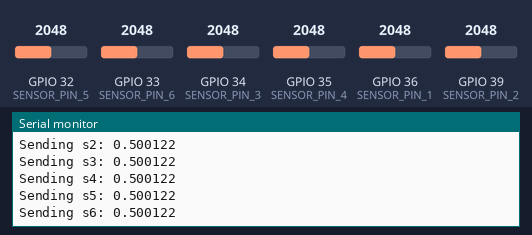
Bench run of a sketch on a simulated ESP32. On the bench: the last lines printed to the serial monitor. The inputs (shaded band) are chosen by the test bench; at power-on: GPIO 32 (SENSOR_PIN_5) = 2048, GPIO 33 (SENSOR_PIN_6) = 2048, GPIO 34 (SENSOR_PIN_3) = 2048, GPIO 35 (SENSOR_PIN_4) = 2048, GPIO 36 (SENSOR_PIN_1) = 2048, GPIO 39 (SENSOR_PIN_2) = 2048. WiFi joins after 1.5 s; servers stay silent unless stated.

Above: at 2.7 s.
2.8 s: GPIO 32 (SENSOR_PIN_5) set to 2866
At 3.9 s:
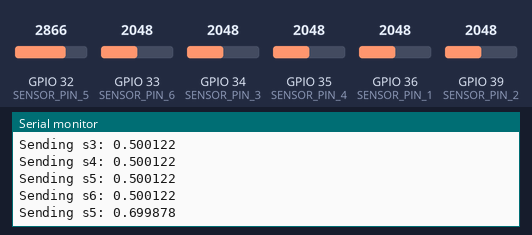
4.3 s: GPIO 33 (SENSOR_PIN_6) set to 2866
At 4.9 s:
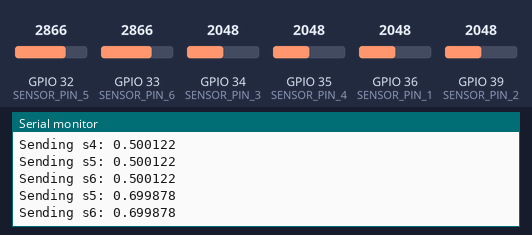
5.8 s: GPIO 34 (SENSOR_PIN_3) set to 2866
At 7.0 s:
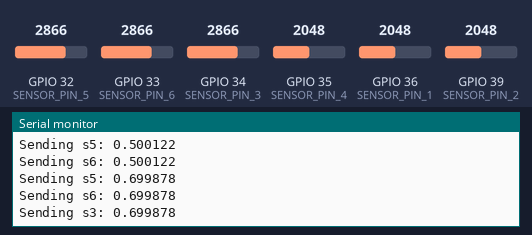
7.3 s: GPIO 35 (SENSOR_PIN_4) set to 2866
At 8.0 s:
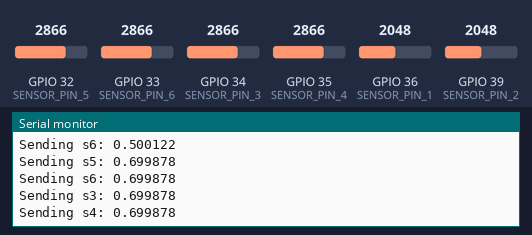
8.8 s: GPIO 36 (SENSOR_PIN_1) set to 2866
At 9.3 s:
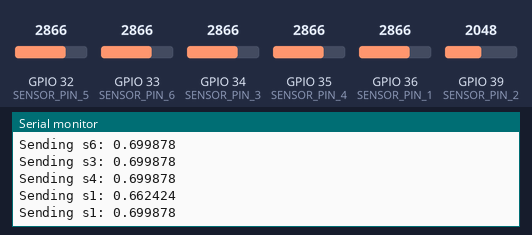
10.3 s: GPIO 39 (SENSOR_PIN_2) set to 2866
At 11.4 s:
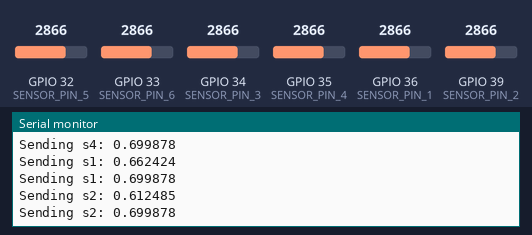
Timing chart, 0 to 12.8 s (numbered marks = the images above; inputs shaded):
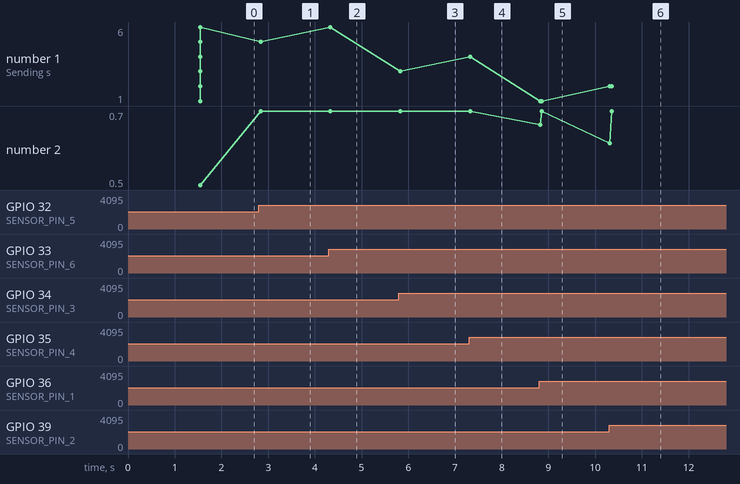

Measured:
- after the input at 2.8 s, the serial monitor: prints a new line at once (image 1)
- after the input at 4.3 s, the serial monitor: prints a new line at once (image 2)
- after the input at 5.8 s, the serial monitor: prints a new line at once (image 3)
- after the input at 7.3 s, the serial monitor: prints a new line at once (image 4)
- after the input at 8.8 s, the serial monitor: prints a new line at once (image 5)
- after the input at 10.3 s, the serial monitor: prints a new line at once (image 6)
- plotted number 1: 6 → 3 after the input at 5.8 s, 3 → 4 after the input at 7.3 s, 4 → 1 after the input at 8.8 s, 1 → 2 after the input at 10.3 s
- plotted number 2: 0.5 → 0.7 after the input at 2.8 s

The sketch:

Spaghettimonster_OSC_multichannel.ino
```cpp
#include <WiFi.h>
#include <WiFiUdp.h>
#include <OSCBundle.h>

#include "averageFilter.h"

#define SENSOR_PIN_1 36
#define SENSOR_PIN_2 39
#define SENSOR_PIN_3 34
#define SENSOR_PIN_4 35
#define SENSOR_PIN_5 32
#define SENSOR_PIN_6 33

// OSC-Stuff ----------------------------------------------------------
IPAddress outIp = { 192, 168, 8, 53 };  // IP Adress of Receiver PC
WiFiUDP Udp;
const unsigned int localPort = 9000;  // not needed
const unsigned int destPort = 6448;   // Wekinator Port: 6448
const char *ssid = "LABOR";
const char *password = "D1git8l.LAB";  // min. 8 characters

unsigned long millisCurrent, millisOld;

averageFilter f1, f2, f3, f4, f5, f6;
float s1, s2, s3, s4, s5, s6;
float s1Old, s2Old, s3Old, s4Old, s5Old, s6Old;

void setup() {
  Serial.begin(115200);
  //analogReadResolution(10);

  WiFi.setHostname("Spaghettimonster1");
  //WiFi.config(staticIP, subnet, gateway, dns);
  WiFi.mode(WIFI_STA);  //WiFi mode station (connect to wifi router only)
  WiFi.begin(ssid, password);

  // Wait for connection
  int timeOut = 0;
  while ((WiFi.status() != WL_CONNECTED) && (timeOut < 10)) {
    delay(500);
    timeOut++;
    Serial.println(timeOut);
  }
  Serial.print("local IP address: ");
  Serial.println(WiFi.localIP());

  Udp.begin(localPort);
  Serial.print("Listening at port: ");
  Serial.println(localPort);

  //  outIp = WiFi.localIP();
  //  outIp[3] = 255;         // broadcast on subnet

  millisOld = millis();
}


void loop() {
  millisCurrent = millis();

  s1 = f1.filter(analogRead(SENSOR_PIN_1)) / 4095.0;
  s2 = f2.filter(analogRead(SENSOR_PIN_2)) / 4095.0;
  s3 = f3.filter(analogRead(SENSOR_PIN_3)) / 4095.0;
  s4 = f4.filter(analogRead(SENSOR_PIN_4)) / 4095.0;
  s5 = f5.filter(analogRead(SENSOR_PIN_5)) / 4095.0;
  s6 = f6.filter(analogRead(SENSOR_PIN_6)) / 4095.0;

  if (millisCurrent >= millisOld + 40) {
    // Serial.printf("%f,%f,%f,%f,%f,%f\n", s1, s2, s3, s4, s5, s6);  // open Serial Plotter to see a sensor-graph
    /*
    Serial.write(uint8_t(s1*255.0));
    Serial.write(uint8_t(s2*255.0));
    Serial.write(uint8_t(s3*255.0));
    Serial.write(uint8_t(s4*255.0));
    Serial.write(uint8_t(s5*255.0));
    Serial.write(uint8_t(s6*255.0));
    Serial.println();
    */
    if (WiFi.status() == WL_CONNECTED) {
      Udp.beginPacket(outIp, destPort);

      if (s1 != s1Old) {
        OSCMessage msg("/spaghetti/1");
        msg.add(s1);
        msg.send(Udp);
        Serial.printf("Sending s1: %f\n", s1);
        msg.empty();
        s1Old = s1;
      }
      if (s2 != s2Old) {
        OSCMessage msg("/spaghetti/2");
        msg.add(s2);
        msg.send(Udp);
        Serial.printf("Sending s2: %f\n", s2);
        msg.empty();
        s2Old = s2;
      }
      if (s3 != s3Old) {
        OSCMessage msg("/spaghetti/3");
        msg.add(s3);
        msg.send(Udp);
        Serial.printf("Sending s3: %f\n", s3);
        msg.empty();
        s3Old = s3;
      }
      if (s4 != s4Old) {
        OSCMessage msg("/spaghetti/4");
        msg.add(s4);
        msg.send(Udp);
        Serial.printf("Sending s4: %f\n", s4);
        msg.empty();
        s4Old = s4;
      }
      if (s5 != s5Old) {
        OSCMessage msg("/spaghetti/5");
        msg.add(s5);
        msg.send(Udp);
        Serial.printf("Sending s5: %f\n", s5);
        msg.empty();
        s5Old = s5;
      }
      if (s6 != s6Old) {
        OSCMessage msg("/spaghetti/6");
        msg.add(s6);
        msg.send(Udp);
        Serial.printf("Sending s6: %f\n", s6);
        msg.empty();
        s6Old = s6;
      }
      Udp.endPacket();
    }
    /*
    else {
      Serial.print("WiFi.status != WL_CONNECTED - ");
      Serial.println(WiFi.status());
    }
*/
    millisOld = millisCurrent;
  }
}
```

averageFilter.h
```cpp
class averageFilter {
    int maxValues;
    float values[16]; // how many values to take the average from
    float average;

  public:
    averageFilter() {
      maxValues = sizeof(values) / sizeof(float);

      for (int i = 0; i < maxValues; i++) {
        values[i] = 0;
      }
    }

    float filter(float v) {
      // shift all values one to the left
      for (int i = 0; i < maxValues - 1; i++) {
        values[i] = values[i + 1];
      }

      // add current value to the latest index
      values[maxValues - 1] = v;

      // calculate the average
      average = 0;
      for (int i = 0; i < maxValues; i++) {
        average += values[i];
      }
      average /= maxValues;

      return average;
    }

};
```
